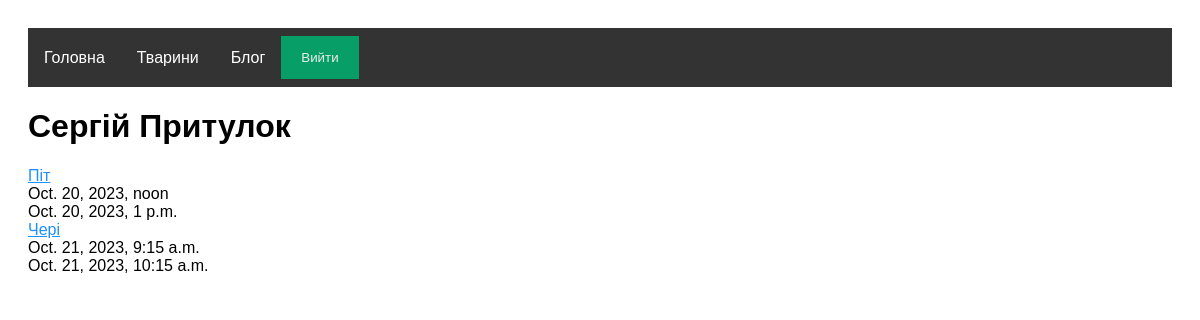
/user/history (signed in), run on an earlier commit of the app's database.
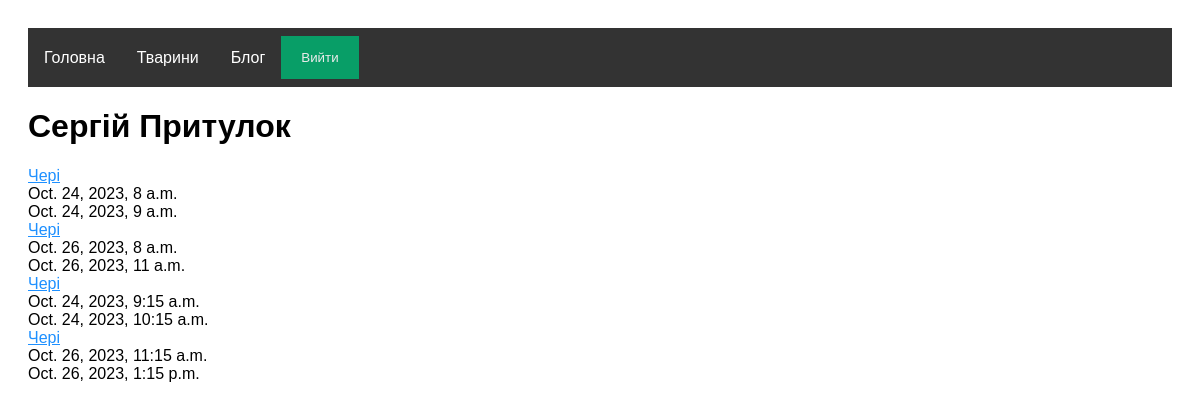
And on a later commit of the database.
### animals/models.py (models this page shows)
class Schedule(models.Model):
    start_time = models.DateTimeField()
    end_time = models.DateTimeField()
    animal_id = models.ForeignKey(Animal, on_delete=models.CASCADE)
    user_id = models.ForeignKey(User, on_delete=models.CASCADE)

class Animal(models.Model):
    name = models.CharField(max_length=100)
    sex = models.BooleanField()
    age = models.IntegerField()
    breed = models.CharField(max_length=200)
    availability = models.BooleanField()
    description = models.TextField()
    healthy = models.BooleanField()
    animal_type = models.ForeignKey(AnimalType, on_delete=models.CASCADE)

### user/views.py (the view)
# urls.py: path('user/history', views.get_user_history, name='get_user_history'),
def get_user_history(request):
    if request.user.is_authenticated:
        all_appointments = animals.models.Schedule.objects.all().filter(user_id_id=request.user.id)
        return render(request, 'user/user_history.html', {'all_appointments':all_appointments})
    else:
        return redirect('/login')

### templates/user/user_history.html
{% extends 'base.html' %}
{% block content %}
    {% for appointment in all_appointments %}
        <a href="/animal/{{ appointment.animal_id }}">{{ appointment.animal_id.name }}</a> <br>
        {{ appointment.start_time }}<br>
        {{ appointment.end_time }}<br>
    {% endfor %}
{% endblock %}

What changed in the data, as far as the page shows it:
removed Schedule: animal_id.name "Піт", start_time "Oct. 20, 2023, noon", end_time "Oct. 20, 2023, 1 p.m."
removed Schedule: animal_id.name "Чері", start_time "Oct. 21, 2023, 9:15 a.m.", end_time "Oct. 21, 2023, 10:15 a.m."
added Schedule: animal_id.name "Чері", start_time "Oct. 24, 2023, 8 a.m.", end_time "Oct. 24, 2023, 9 a.m."
added Schedule: animal_id.name "Чері", start_time "Oct. 26, 2023, 8 a.m.", end_time "Oct. 26, 2023, 11 a.m."
added Schedule: animal_id.name "Чері", start_time "Oct. 24, 2023, 9:15 a.m.", end_time "Oct. 24, 2023, 10:15 a.m."
added Schedule: animal_id.name "Чері", start_time "Oct. 26, 2023, 11:15 a.m.", end_time "Oct. 26, 2023, 1:15 p.m."
